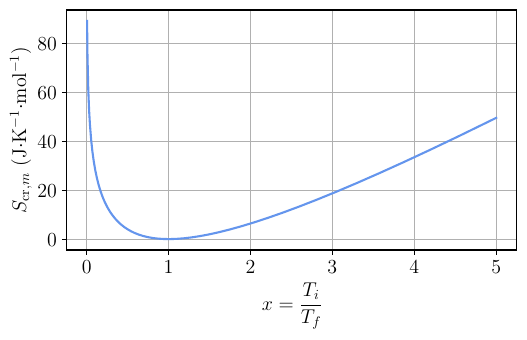

This chart was generated by the following Python code:
import matplotlib.pyplot as plt
import numpy as np
plt.rcParams.update({
    "text.usetex": True,
    "font.family": "EB Garamond",
    "axes.labelsize": 'x-large',
    "xtick.labelsize": 'x-large',
    "ytick.labelsize": 'x-large'})
plt.rcParams['figure.facecolor'] = 'w'


fig = plt.figure(figsize=(5, 3))
ax = fig.add_axes((0.1, 0.12, 0.90, 0.8))

R = 8.314 # J.K.mol^-1
g = 7/5
Cvm = R/(g-1)

xs = np.linspace(0,5,1000)
def Scr(x):
    return(Cvm*(x-1-np.log(x)))

ax.plot(xs, Scr(xs), c='cornflowerblue', ls='none')

ax.set_xlabel(r'$\displaystyle x = \frac{T_i}{T_f}$')
ax.set_ylabel(r'$\displaystyle S_{{\rm cr}, m}$ (J$\cdot$K$^{-1}\cdot$mol$^{-1}$)')

ax.grid()

fig.savefig('./2023/01_C/07_thermo/T4/figures/DSappl_1-stud.pdf',
            bbox_inches="tight")

ax.plot(xs, Scr(xs), c='cornflowerblue')

fig.savefig('./2023/01_C/07_thermo/T4/figures/DSappl_1.pdf',
            bbox_inches="tight")

# fig = plt.figure(figsize=(5, 3))
# ax = fig.add_axes((0.1, 0.12, 0.90, 0.8))
#
# ax.plot(t1_list, Tint_coupe_hlist,
#         lw=2, color='orange',
#         label='Arrêt complet chauffage')
# ax.plot([0,tau_h],[Tc,Text],
#         ls='--', c='cornflowerblue',
#         label=r'$\tau$')
#
# ax.set_xlabel(r'$\tau$ (h)', x=1, ha='right', va='top')
# ax.set_ylabel(r'$T_{\rm int}$ (K)', y=1.05, rotation=0, ha='left')
#
# ax.set_xlim(left=0)
# ax.set_ylim(bottom=Text)
#
# ax.legend(fontsize='x-large')
# ax.spines[['right', 'top']].set_visible(False)
# ax.plot(0, 1, '^k', transform=ax.transAxes, clip_on=False)
# ax.plot(1, 0, '>k', transform=ax.transAxes, clip_on=False)
#
# fig.savefig('proba_etat.pdf', bbox_inches="tight")
